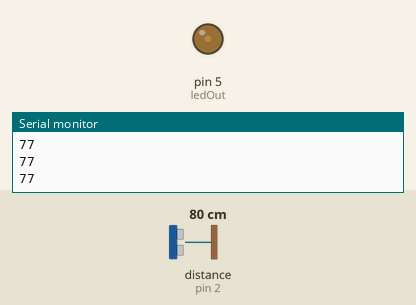
Recording of a sketch running on a simulated Arduino Uno, built with avr-gcc and run on an emulated ATmega328P. On the bench: output pins drawn as LEDs (lit = HIGH), the last lines printed to the serial monitor. Wiring (inferred from the names in the program): ultrasonic range finder: trigger pin 10; echo pin 2. Inputs (shaded band) come from the test bench; at power-on: distance to the obstacle (sensor on pin 2) 80 cm. The echo pulse lasts 58.3 µs per cm; pins used as bus, display or sensor lines are not drawn.

Above: at 1.2 s.
1.3 s: distance to the obstacle (sensor on pin 2) set to 250 cm
At 2.5 s:
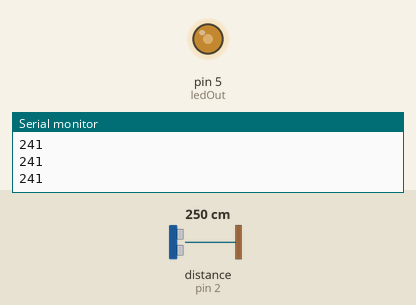
2.8 s: distance to the obstacle (sensor on pin 2) set to 299 cm
At 4.2 s:
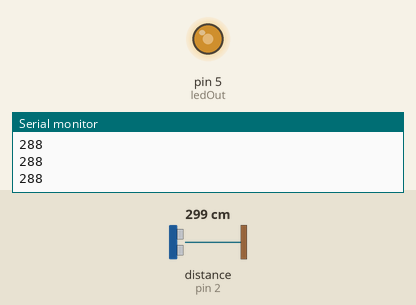
Timing chart, 0 to 5.8 s (numbered marks = the images above; inputs shaded):
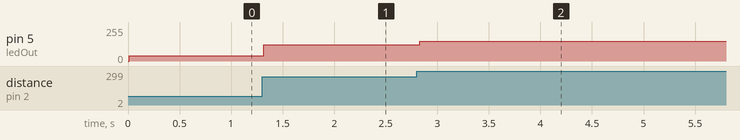

Measured:
- after the input at 1.3 s, pin 5 (ledOut): 40/255 → 123/255 at once
- after the input at 2.8 s, pin 5 (ledOut): 123/255 → 147/255 at once

The sketch:

ultrasonicDistanceSensorTesting.ino
```cpp
//ultrasonicDistanceSensor - outputs the distance from the ultrasonic distance sensor
//based on a calculation performed in centimetres
//Written by Nathaniel Okunwobi (240349422)

//definitions for ultrasonic pin
#define echoPin 2
#define triggerPin 10

//definition for pwm pin for voltmeter
#define ledOut 5

//global variable
int distance;

//watch() function - causes a sound pulse and based on the time taken to recieve
//it again it performs a calculation to get the distance and then round it, with the
//distance also being printed to the terminal
int watch(){
  long echoDistance;
  digitalWrite(triggerPin, LOW);
  delayMicroseconds(5);
  digitalWrite(triggerPin, HIGH);
  delayMicroseconds(15);
  digitalWrite(triggerPin, LOW);
  echoDistance = pulseIn(echoPin, HIGH);
  echoDistance = echoDistance * 0.01657;
  Serial.begin(9600);
  Serial.println(round(echoDistance));
  return round(echoDistance);
}

//distanceOutput() function - based on the distance recieved from the watch() function
//a pwm output is produced for the voltmeter display based on a mapping for the distance
//and the pwm value that is output
void distanceOutput(){
  distance = watch();
  int pwmValue = map(distance, 500, 0, 255, 0); // 0cm → 0V, 500cm → 5V
  pwmValue = constrain(pwmValue, 0, 255);
  analogWrite(ledOut, pwmValue);
}

//setup() function - sets the mode of each of the pins that is used
void setup(){
  pinMode(triggerPin, OUTPUT);
  pinMode(echoPin, INPUT);
  pinMode(ledOut, OUTPUT);
  analogWrite(ledOut, 0);
}

//loop() function - continuously run the distanceOutput() function
void loop(){
  distanceOutput();
}
```
